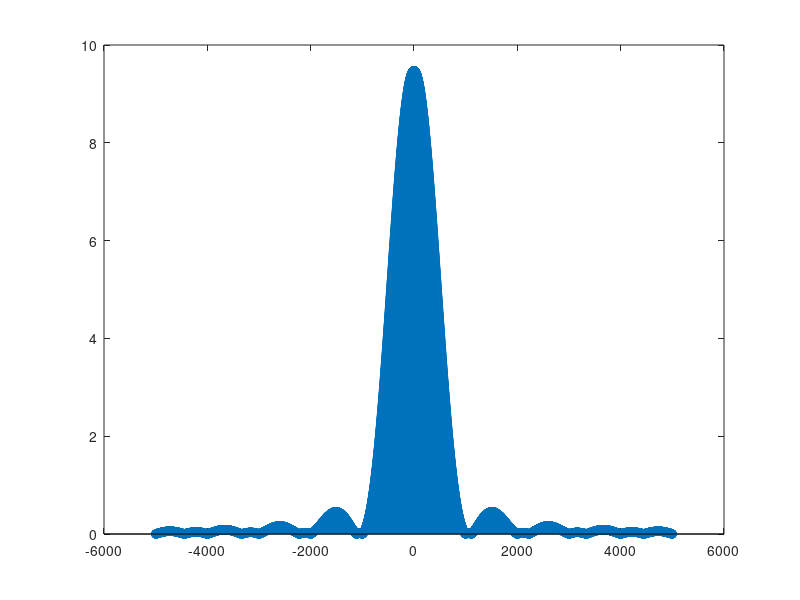

Write the MATLAB code that produced this figure. (Note: this script raises an error after producing the figure.)
clear all
close all

%%
fftsize = 10000;
N = 20;
x = bartlett(N);
fftshifted = abs(fftshift(fft(x, fftsize)));
stem(-fftsize/2:(fftsize/2)-1,fftshifted);

max = fftshifted(1+fftsize/2);
length(fftshifted(fftshifted> (max/2) ))

threedb = zeros(100,1);
sidelobe = zeros(100,1);
for n=3:100
    x = bartlett(n);
    fftshifted = abs(fftshift(fft(x, fftsize)));

    max = fftshifted(1+fftsize/2);
    threedb(n) = length(fftshifted(fftshifted> (max/2) ));
    
    x = findpeaks(fftshifted);
    if (length(x) > 3)
        sidelobe(n)= 10*log10(x((length(x)-1)/2));
    end
end

plot(3:100,threedb(3:end))
figure
plot(sidelobe)